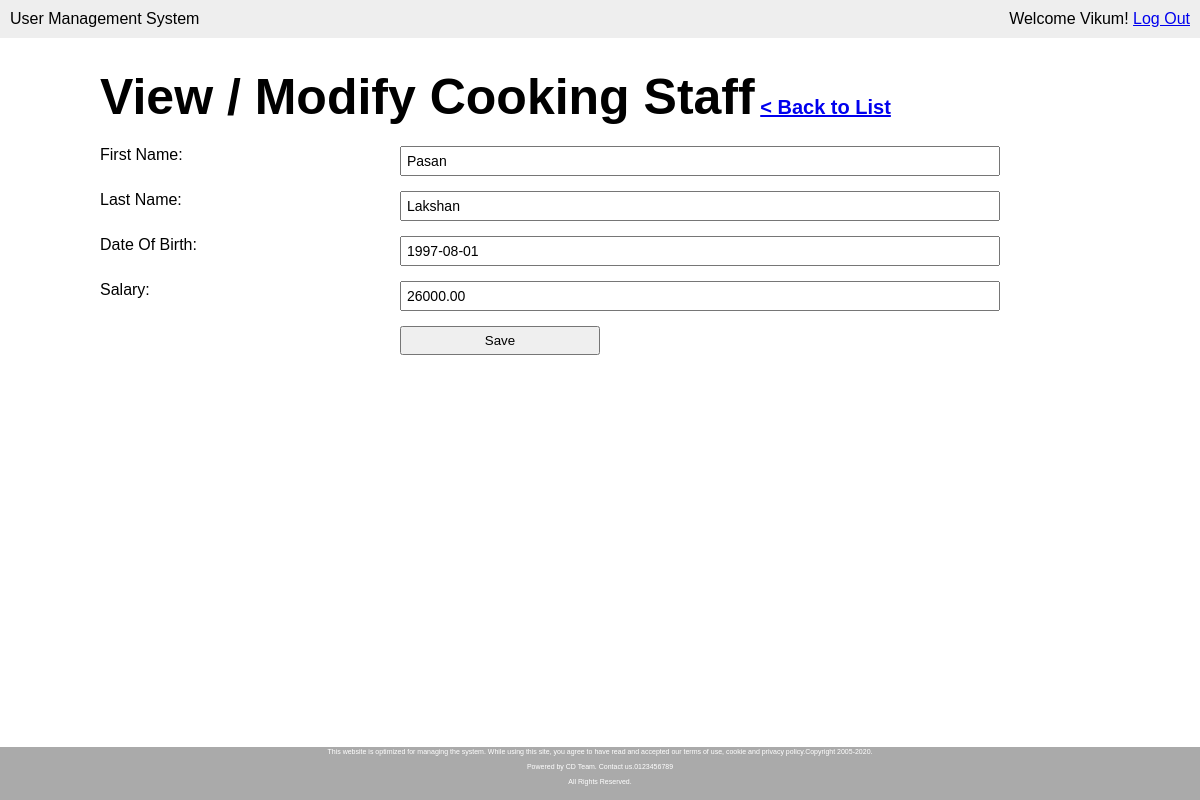
The app's page /modify-cooking_staff.php?cooking_staff_no=C1 (signed in) with its own data.
### tables this page shows
CREATE TABLE `employee` (
  `EmployeeId` varchar(10) NOT NULL,
  `FName` varchar(15) DEFAULT NULL,
  `LName` varchar(20) DEFAULT NULL,
  `DOB` date NOT NULL,
  `Salary` decimal(10,2) DEFAULT NULL
);

### modify-cooking_staff.php (the view, shortened to what this page needs)
<?php require_once('inc/connection.php'); ?>
<?php
	$fname = '';
	$lname = '';
	$dob ='';
	$salary = 0;
	if (isset($_GET['cooking_staff_no'])) {
		$emp_id = mysqli_real_escape_string($connection, $_GET['cooking_staff_no']);
		$query = "SELECT * FROM employee WHERE EmployeeId = '{$emp_id}' LIMIT 1";
		$result_set = mysqli_query($connection, $query);
		if ($result_set) {
			if (mysqli_num_rows($result_set) == 1) {
				$result = mysqli_fetch_assoc($result_set);
				$fname = $result['FName'];
				$lname = $result['LName'];
				$dob = $result['DOB'];
				$salary = $result['Salary'];
			} else {
				header('Location: cooking-staff.php?err=not_found');
			}
		} else {
			header('Location: cooking-staff.php?err=query_failed');
		}
	}
?>
<!DOCTYPE html>
<html lang="en">
<head>
	<link rel="stylesheet" href="css/main.css">
</head>
<body>
	<header>
		<div class="appname">User Management System</div>
		<div class="loggedin">Welcome <?php echo $_SESSION['first_name']; ?>! <a href="logout.php">Log Out</a></div>
	</header>
	<main>
		<h1>View / Modify Cooking Staff<span> <a href="cooking-staff.php">< Back to List</a></span></h1>
		<form action="modify-cooking_staff.php" method="post" class="userform">
			<p>
				<label for="">First Name:</label>
				<input type="text" name="fname" <?php echo 'value="' . $fname . '"'; ?>>
			</p>
			<p>
				<label for="">Last Name:</label>
				<input type="text" name="lname" <?php echo 'value="' . $lname . '"'; ?>>
			</p>
			<p>
				<label for="">Date Of Birth:</label>
				<input type="text" name="dob" <?php echo 'value="' . $dob . '"'; ?>>
			</p>
			<p>
				<label for="">Salary:</label>
				<input type="number" name="salary" <?php echo 'value="' . $salary . '"'; ?>>
			</p>
			<p>
				<label for="">&nbsp;</label>
				<button type="submit" name="submit">Save</button>
			</p>
		</form>
	</main>
	<div class="footer">
  		<p class="foot">This website is optimized for managing the system. While using this site, you agree to have read and accepted our terms of use, cookie and privacy policy.Copyright 2005-2020.</p>
  		<p class="foot">Powered by CD Team. Contact us.0123456789</p>
  		<p class="foot">All Rights Reserved.</p>
	</div>
</body>
</html>

### css/main.css (style rules this page uses)
* { margin: 0; }
html, body { height:100%; font-family: Arial, "Helvetica Neue", Helvetica, sans-serif; font-size: 16px; overflow:hidden; }
.footer { position: fixed; background: #aaa; bottom: 0; height: 6%; width: 100%; font-size: 7px; color: white; line-height: 0px; padding-bottom: 0px; padding-top: 5px; }
p { margin-bottom: 15px; }
p.foot { text-align: center; }
input { display: block; width: 100%; padding: 5px; -webkit-box-sizing: border-box; -moz-box-sizing: border-box; box-sizing: border-box; font-size: 14px; }
button { width: 100%; padding: 5px; -webkit-box-sizing: border-box; -moz-box-sizing: border-box; box-sizing: border-box; }
header { background: #eee; overflow: auto; padding: 10px; }
header .appname { float: left; }
header .loggedin { float: right; }
main { width: 1000px; margin: 30px auto; }
main h1 { margin-bottom: 20px; font-size: 50px; }
main h1 span { font-size: 20px; }
form.userform label { width: 30%; float: left; }
form.userform input { width: 60%; }
form.userform button { width: 200px; }

### records on screen
employee: fname "Pasan", lname "Lakshan", dob "1997-08-01", salary "26000.00"

### other values on screen
$_SESSION['first_name'] "Vikum"
